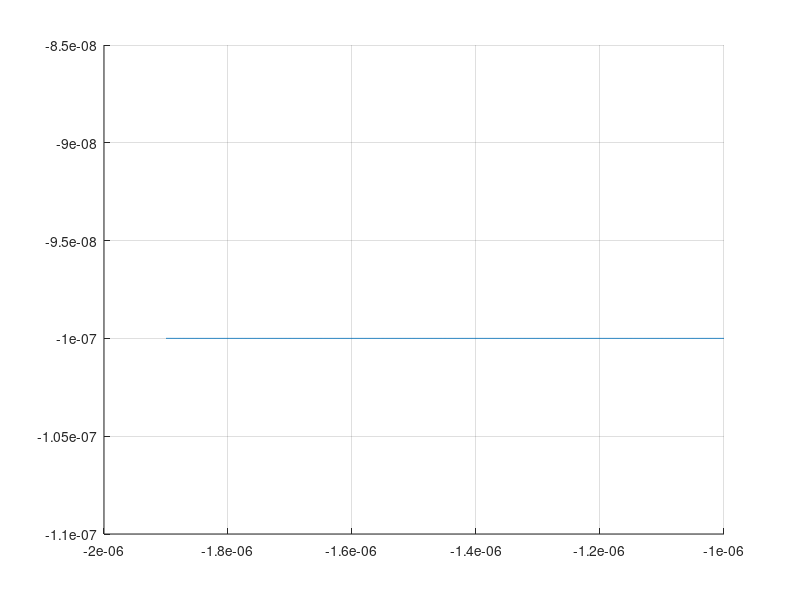

Here is the MATLAB script that generated this plot:
clear all
x = (-1.9: 0.001: -1)*1e-6;
%y = 1./x.^6;
gap = 2e-6;
y = -.1e-6 + 1e-12 * 1e-49 ./abs(gap+x).^7;
figure(3); clf; hold on; grid on;
plot(x,y);
